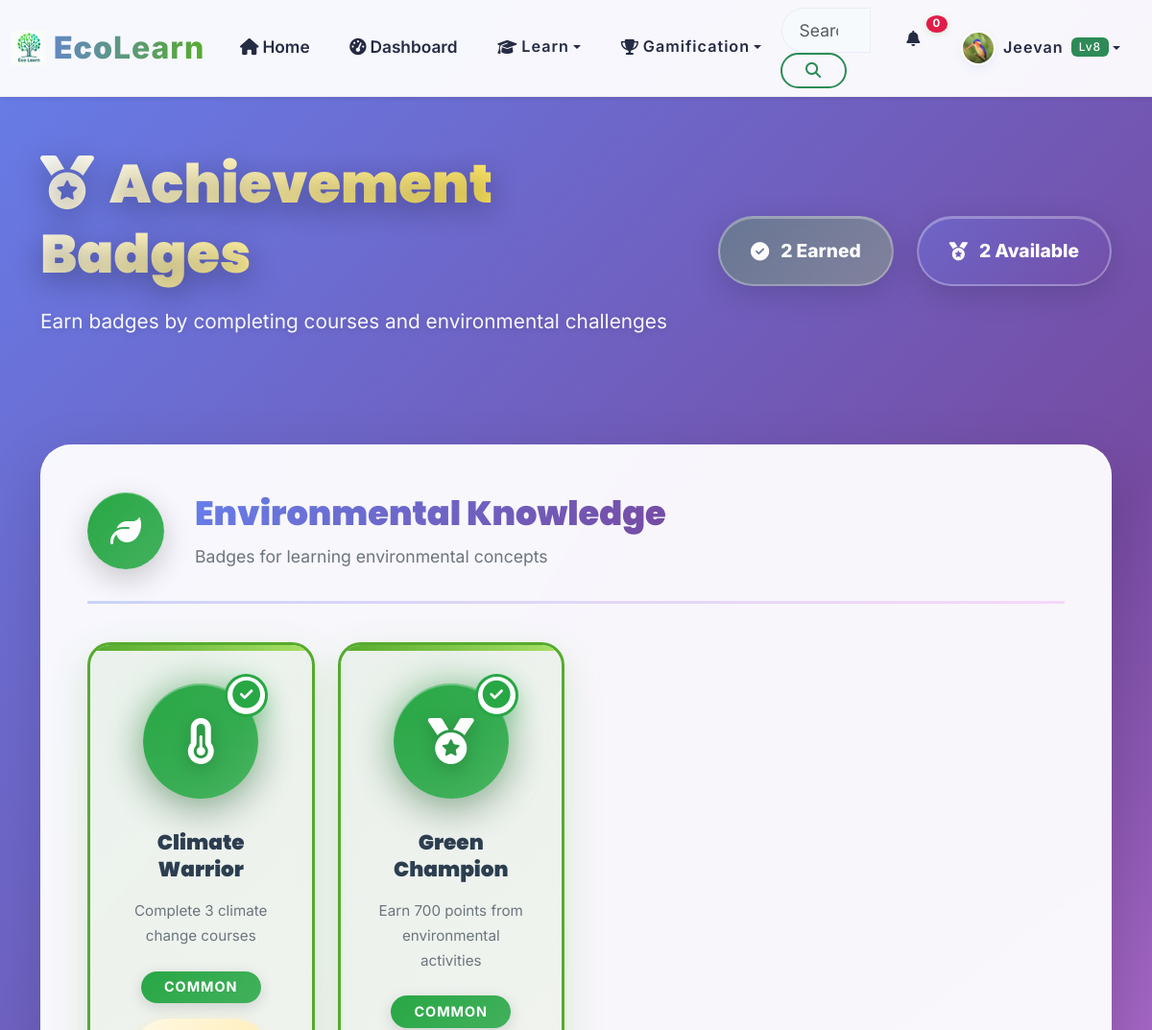
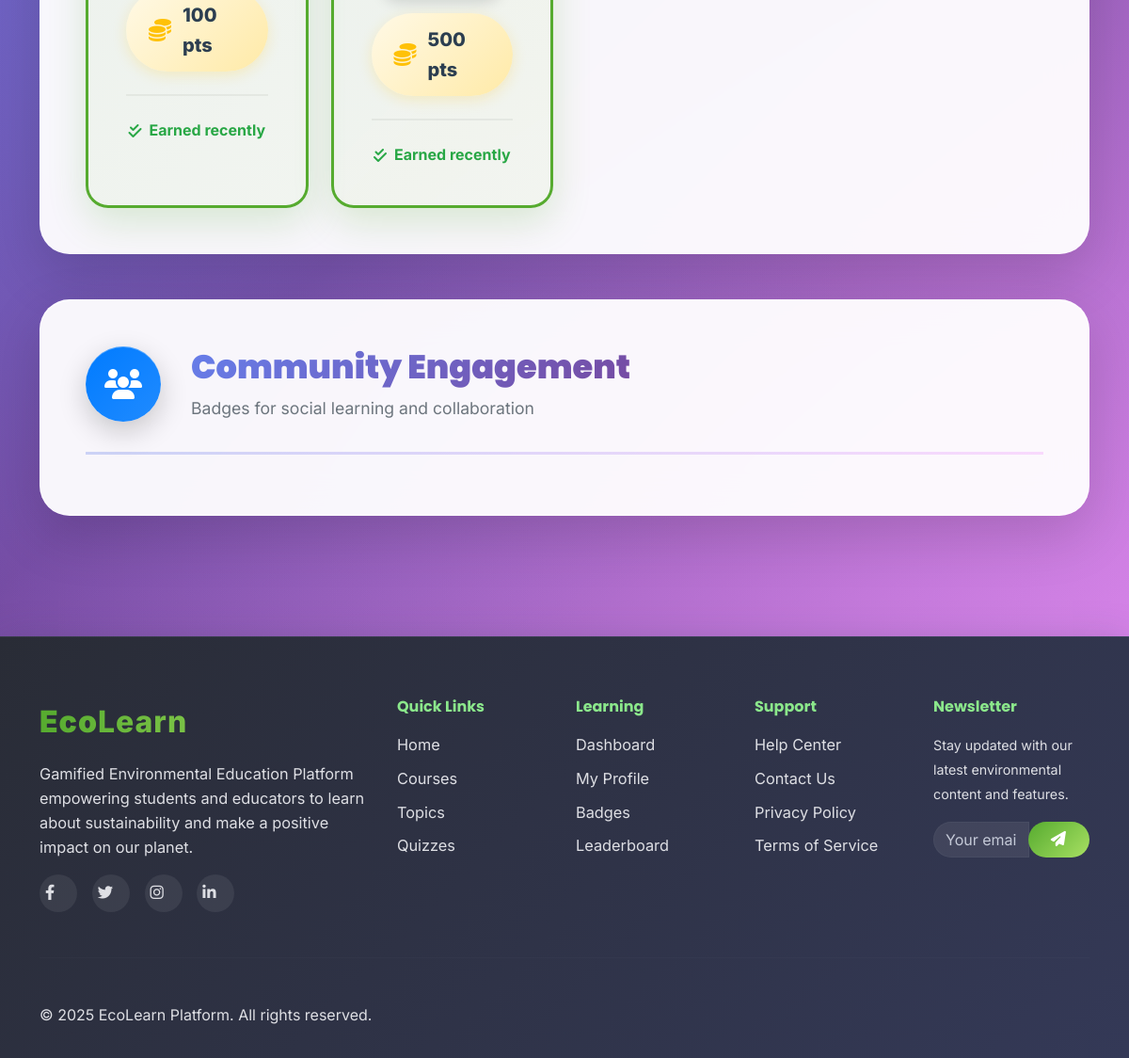
/gamification/badges/ (signed in), run on the app's committed database (2 pictures, top to bottom).
### apps/accounts/models.py (models this page shows, shortened)
class User(AbstractUser):
    email = models.EmailField(unique=True)
    first_name = models.CharField(max_length=30)
    last_name = models.CharField(max_length=30)
    USER_TYPES = (
        ('student', 'Student'),
        ('teacher', 'Teacher'),
        ('admin', 'Administrator'),
    )
    user_type = models.CharField(max_length=20, choices=USER_TYPES, default='student')
    institution = models.CharField(max_length=100, blank=True)
    grade_level = models.CharField(max_length=20, blank=True)
    student_id = models.CharField(max_length=100, blank=True)  # NEW
    avatar = models.ImageField(upload_to='avatars/', blank=True, null=True)
    bio = models.TextField(max_length=500, blank=True)
    date_of_birth = models.DateField(blank=True, null=True)
    phone = models.CharField(max_length=20, blank=True)  # NEW
    total_points = models.IntegerField(default=0)
    level = models.IntegerField(default=1)
    experience_points = models.IntegerField(default=0)
    last_login_streak = models.IntegerField(default=0)
    total_lessons_completed = models.IntegerField(default=0)
    total_quizzes_taken = models.IntegerField(default=0)
    preferred_language = models.CharField(max_length=10, default='en')
    notifications_enabled = models.BooleanField(default=True)
    email_notifications = models.BooleanField(default=False)
    show_on_leaderboard = models.BooleanField(default=True)
    learning_style = models.CharField(max_length=50, blank=True)
    created_at = models.DateTimeField(auto_now_add=True)
    updated_at = models.DateTimeField(auto_now=True)
    is_verified = models.BooleanField(default=False)
    USERNAME_FIELD = 'email'
    REQUIRED_FIELDS = ['username', 'first_name', 'last_name']
    class Meta:
        db_table = 'users'
        verbose_name = 'User'
        verbose_name_plural = 'Users'

### apps/gamification/models.py (models this page shows, shortened)
class BadgeCategory(models.Model):
    name = models.CharField(max_length=100)
    description = models.TextField()
    icon = models.CharField(max_length=50, blank=True)  # Font Awesome icon class
    color = models.CharField(max_length=7, default='#28a745')  # Hex color code
    created_at = models.DateTimeField(auto_now_add=True)
    class Meta:
        db_table = 'badge_categories'
        verbose_name_plural = 'Badge Categories'

class Badge(models.Model):
    BADGE_TYPES = [
        ('achievement', 'Achievement'),
        ('participation', 'Participation'),
        ('streak', 'Streak'),
        ('completion', 'Completion'),
        ('special', 'Special Event'),
    ]
    RARITY_LEVELS = [
        ('common', 'Common'),
        ('uncommon', 'Uncommon'),
        ('rare', 'Rare'),
        ('epic', 'Epic'),
        ('legendary', 'Legendary'),
    ]
    name = models.CharField(max_length=100)
    description = models.TextField()
    badge_type = models.CharField(max_length=20, choices=BADGE_TYPES)
    category = models.ForeignKey(BadgeCategory, on_delete=models.CASCADE, related_name='badges')
    icon = models.ImageField(upload_to='badges/', blank=True, null=True)
    icon_class = models.CharField(max_length=50, blank=True)  # CSS class for icon
    rarity = models.CharField(max_length=20, choices=RARITY_LEVELS, default='common')
    required_points = models.IntegerField(default=0)
    required_actions = models.IntegerField(default=1)
    required_streak = models.IntegerField(default=0)
    quizzes_required = models.IntegerField(default=0)
    quizzes_passed_required = models.IntegerField(default=0)
    courses_required = models.IntegerField(default=0)
    streak_required = models.IntegerField(default=0)
    points_reward = models.IntegerField(default=100)
    is_active = models.BooleanField(default=True)
    is_hidden = models.BooleanField(default=False)  # Hidden until earned
    created_at = models.DateTimeField(auto_now_add=True)
    updated_at = models.DateTimeField(auto_now=True)
    class Meta:
        db_table = 'badges'
        ordering = ['category', 'name']

### apps/gamification/views.py (the view)
# urls.py: path('badges/', views.badges_view, name='badges'),  # Use ONLY function-based view
@login_required
def badges_view(request):
    progress, created = UserProgress.objects.get_or_create(user=request.user)
    categories = BadgeCategory.objects.prefetch_related('badges').all()
    earned_badges = UserBadge.objects.filter(user=request.user).select_related('badge')
    earned_badge_ids = set(earned_badges.values_list('badge_id', flat=True))
    total_badges = Badge.objects.filter(is_active=True).count()
    earned_count = earned_badges.count()
    context = {
        'categories': categories,
        'earned_badges': earned_badge_ids,
        'total_badges': total_badges,
        'earned_count': earned_count,
        'user_progress': progress,
    }
    return render(request, 'gamification/badges.html', context)

### templates/gamification/badges.html (shortened to what this page needs)
{% extends 'base.html' %}
{% load static %}
{% block body_class %}badges-page{% endblock %}
{% block content %}
<div class="badges-hero">
    <div class="container">
        <div class="badges-hero-content">
            <div class="hero-title-section">
                <h1>
                    <i class="fas fa-medal me-3"></i>Achievement Badges
                </h1>
                <p>Earn badges by completing courses and environmental challenges</p>
            </div>
            <div class="hero-stats">
                <div class="stat-pill earned">
                    <i class="fas fa-check-circle"></i>
                    <span>{{ earned_count }} Earned</span>
                </div>
                <div class="stat-pill available">
                    <i class="fas fa-medal"></i>
                    <span>{{ total_badges }} Available</span>
                </div>
            </div>
        </div>
    </div>
</div>
<div class="badges-container">
    <div class="container">
        {% for category in categories %}
        <div class="badge-category">
            <div class="category-header">
                <div class="category-icon" style="background: linear-gradient(135deg, {{ category.color }}, {{ category.color }}dd);">
                    <i class="fas {{ category.icon|default:'fa-medal' }} fa-2x text-white"></i>
                </div>
                <div class="category-info">
                    <h3>{{ category.name }}</h3>
                    <p>{{ category.description }}</p>
                </div>
            </div>
            <div class="row g-4">
                {% for badge in category.badges.all %}
                <div class="col-xl-3 col-lg-4 col-md-6">
                    <div class="badge-card {% if badge.id in earned_badges %}earned{% else %}not-earned{% endif %}">
                        <div class="badge-icon">
                            <div class="badge-placeholder" style="background: linear-gradient(135deg, {{ category.color }}, {{ category.color }}cc);">
                                <i class="fas {{ badge.icon_class|default:'fa-medal' }}"></i>
                            </div>
                            {% if badge.id in earned_badges %}
                            <div class="earned-indicator">
                                <i class="fas fa-check-circle"></i>
                            </div>
                            {% endif %}
                        </div>
                        <h6 class="card-title">{{ badge.name }}</h6>
                        <p class="card-text">{{ badge.description }}</p>
                        <div class="badge-meta">
                            <span class="badge" style="background: linear-gradient(135deg, {{ category.color }}, {{ category.color }}dd); color: white;">
                                {{ badge.get_rarity_display }}
                            </span>
                            <div class="badge-points">
                                <i class="fas fa-coins text-warning"></i>
                                <span>{{ badge.points_reward }} pts</span>
                            </div>
                        </div>
                        <div class="badge-status">
                            {% if badge.id in earned_badges %}
                                <small class="text-success">
                                    <i class="fas fa-check-double"></i>
                                    <span>Earned recently</span>
                                </small>
                            {% else %}
                                <small class="text-muted">
                                    <i class="fas fa-lock"></i>
                                    <span>Complete requirements</span>
                                </small>
                            {% endif %}
                        </div>
                    </div>
                </div>
                {% endfor %}
            </div>
        </div>
        {% endfor %}
    </div>
</div>
{% endblock %}

### templates/components/navigation.html (shortened to what this page needs)
{% load static %}
<nav class="navbar navbar-expand-lg navbar-light bg-white shadow-sm fixed-top">
    <div class="container-fluid">
        <a class="navbar-brand d-flex align-items-center" href="{% url 'core:home' %}">
            <img src="{% static 'images/Logos.png' %}" alt="EEP Logo" class="navbar-logo me-2" style="height: 32px;">
            <span class="brand-text"><strong class="text-primary">Eco</strong><span class="text-success">Learn</span></span>
        </a>
        <div class="collapse navbar-collapse" id="navbarNav">
            <ul class="navbar-nav me-auto">
                <li class="nav-item">
                    <a class="nav-link {% if request.resolver_match.url_name == 'home' %}active{% endif %}" href="{% url 'core:home' %}">
                        <i class="fas fa-home me-1"></i>Home
                    </a>
                </li>
                {% if user.is_authenticated %}
                    {% if user.user_type != 'teacher' %}
                    <li class="nav-item">
                        <a class="nav-link {% if request.resolver_match.url_name == 'dashboard' %}active{% endif %}" href="{% url 'core:dashboard' %}">
                            <i class="fas fa-tachometer-alt me-1"></i>Dashboard
                        </a>
                    </li>
                    {% endif %}
                {% endif %}
                 {% if user.user_type != 'teacher' %}
                <li class="nav-item dropdown">
                    <button class="nav-link dropdown-toggle btn btn-link border-0 bg-transparent" type="button" data-bs-toggle="dropdown">
                        <i class="fas fa-graduation-cap me-1"></i>Learn
                    </button>
                </li>
                {% endif %}
                {% if user.is_authenticated %}
                <li class="nav-item dropdown">
                    <button class="nav-link dropdown-toggle btn btn-link border-0 bg-transparent" type="button" data-bs-toggle="dropdown">
                        <i class="fas fa-trophy me-1"></i>Gamification
                    </button>
                </li>
                {% endif %}
            </ul>
            <form class="d-flex me-3" role="search">
                <div class="input-group">
                    <input class="form-control search-input" type="search" placeholder="Search courses, topics..." aria-label="Search" id="globalSearch">
                    <button class="btn btn-outline-primary" type="submit">
                        <i class="fas fa-search"></i>
                    </button>
                </div>
            </form>
            <ul class="navbar-nav">
                {% if user.is_authenticated %}
                    <li class="nav-item dropdown">
                        <button class="nav-link notification-toggle btn btn-link border-0 bg-transparent" type="button" data-bs-toggle="dropdown">
                            <i class="fas fa-bell"></i>
                            <span class="notification-badge" id="notificationCount">0</span>
                        </button>
                    </li>
                    <li class="nav-item dropdown">
                        <button class="nav-link dropdown-toggle user-menu btn btn-link border-0 bg-transparent" type="button" data-bs-toggle="dropdown">
                            <img src="{% if user.avatar %}{{ user.avatar.url }}{% else %}{% static 'images/avatars/default.png' %}{% endif %}" alt="Profile" class="user-avatar me-2">
                            <span class="user-name">{{ user.first_name }}</span>
                            <span class="user-level badge bg-primary ms-2">Lv{{ user_level }}</span>
                        </button>
                    </li>
                {% endif %}
            </ul>
        </div>
    </div>
</nav>

### data on the page
User: avatar (picture), first_name "Jeevan"
BadgeCategory: name "Environmental Knowledge", description "Badges for learning environmental concepts"
Badge: name "Climate Warrior", description "Complete 3 climate change courses", rarity "COMMON", points_reward "100", shows "Earned recently"
Badge: name "Green Champion", description "Earn 700 points from environmental activities", rarity "COMMON", points_reward "500", shows "Earned recently"
BadgeCategory: name "Community Engagement", description "Badges for social learning and collaboration"

### other printed values
{{ user_level }} "8"
{{ earned_count }} "2"
{{ total_badges }} "2"
